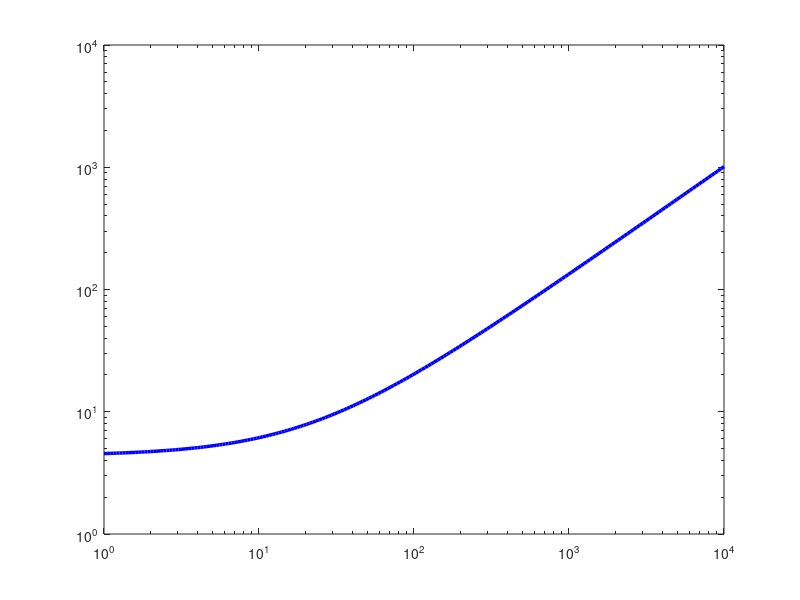

The MATLAB script that drew this image: (Note: this script raises an error after producing the figure.)
% Script: AN Accident Risk Analysis - Final T/N Monitoring Plot (50-yr Horizon)
clear all; close all;

% 1. Parameters from your EVT analysis 
lambda = 0.229;     % Overall hazard rate (events per year)
xi = 1.13;          % GPD Shape Parameter
sigma = 24.09;      % GPD Scale Parameter
theta = 0;          % Location threshold

% 2. Monitoring Range
N_ext = logspace(0, 4, 200); 

% 3. Calculating the Systemic Health Monitor 
% S(N) = (1 + xi*N/sigma)^(-1/xi)
S_N_ext = (1 + xi * (N_ext - theta) / sigma).^(-1/xi); 
% T(N) = 1 / (lambda * S(N))
T_N_ext = 1 ./ (lambda * S_N_ext);

% 4. Visualization
figure('Color', 'w', 'Position', [100, 100, 800, 550]);
loglog(N_ext, T_N_ext, 'b-', 'LineWidth', 2.5, 'DisplayName', 'Systemic Health Monitor');
hold on;

% Add Monitoring Horizons
yline(50, 'g--', 'LineWidth', 1.5, 'DisplayName', '50-yr Horizon'); % Updated to 50-yr
yline(100, 'r--', 'LineWidth', 1.5, 'DisplayName', '100-yr Horizon');

% Find 50-year Return Level intersection
[~, idx50] = min(abs(T_N_ext - 50));
plot(N_ext(idx50), 50, 'go', 'MarkerFaceColor', 'g', 'HandleVisibility', 'off');
text(N_ext(idx50), 65, sprintf(' N approx %.0f', N_ext(idx50)), ...
    'Color', 'g', 'FontWeight', 'bold', 'HorizontalAlignment', 'center');

% Find 100-year Return Level intersection
[~, idx100] = min(abs(T_N_ext - 100));
plot(N_ext(idx100), 100, 'ro', 'MarkerFaceColor', 'r', 'HandleVisibility', 'off');
text(N_ext(idx100), 140, sprintf(' N approx %.0f', N_ext(idx100)), ...
    'Color', 'r', 'FontWeight', 'bold', 'HorizontalAlignment', 'center');

% Labels and Grid
xlabel('Fatalities (N)', 'FontSize', 12, 'FontWeight', 'bold');
ylabel('Return Period T(N) (years)', 'FontSize', 12, 'FontWeight', 'bold');
title('Monitoring Systemic Safety: T/N Return Levels', 'FontSize', 14);
grid on; set(gca, 'XMinorGrid', 'on', 'YMinorGrid', 'on');

% Legend
legend('Location', 'northwest', 'Box', 'on', 'EdgeColor', 'k', 'FontSize', 10);

% 5. Equation Text Box (Lower-Right Position)
str = {'Survival Function: S(N) = (1 + \xi N / \sigma)^{-1/\xi}', ...
       'Return Period: T(N) = 1 / (\lambda S(N))', ...
       'Baseline: \xi = 1.13,\sigma = 24.09, \lambda = 0.23'};
annotation('textbox', [0.55, 0.15, 0.33, 0.15], 'String', str, ...
           'FontSize', 10, 'BackgroundColor', 'w', 'EdgeColor', 'k', 'FaceAlpha', 0.9);

saveas(gcf, 'Systemic_Monitoring_TN_50yr.png');
